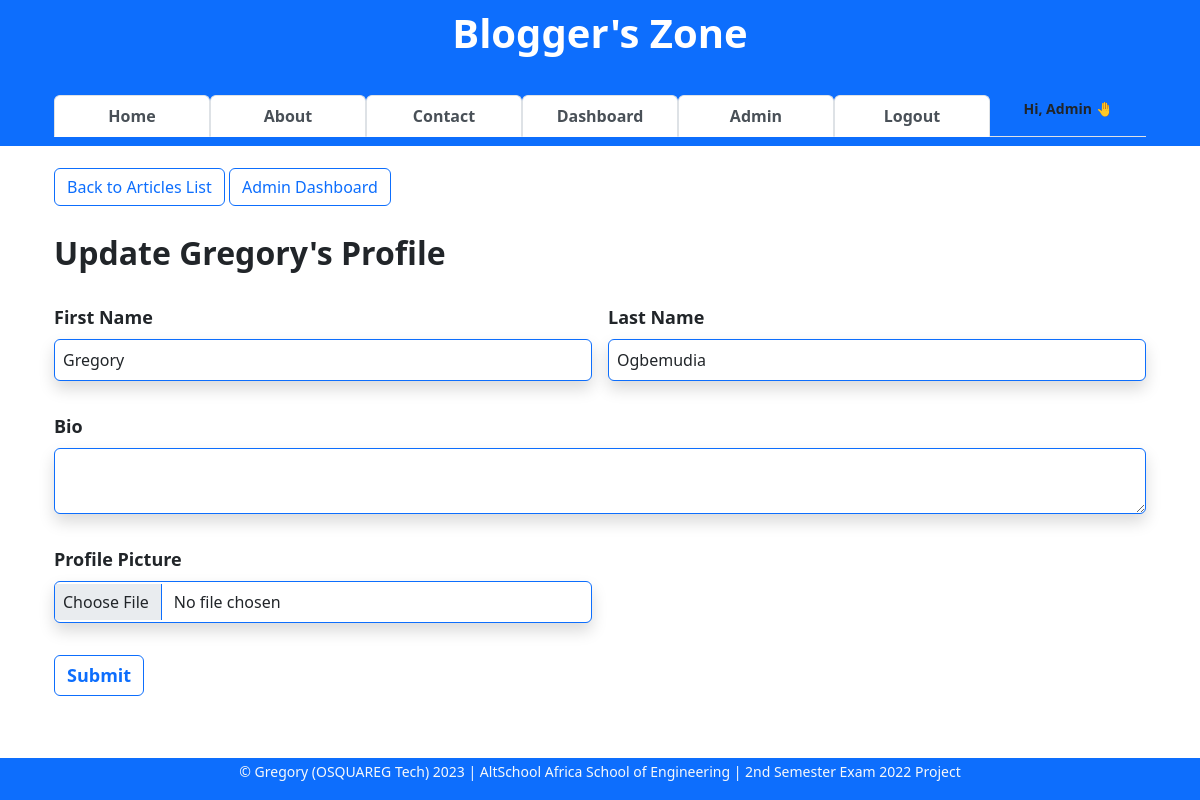
/admin-user/update/2 (signed in), run on the app's committed database.
### app/models.py (models this page shows, shortened)
class User(db.Model, UserMixin):
    __tablename__ = "users"
    id = db.Column(db.Integer, primary_key=True)
    firstname = db.Column(db.String(255), nullable=False)
    lastname = db.Column(db.String(255), nullable=False)
    username = db.Column(db.String(25), nullable=False, unique=True)
    email = db.Column(db.Text(150), nullable=False, unique=True)
    password_hash = db.Column(db.Text(255), nullable=False, unique=True)
    bio = db.Column(db.Text(), nullable=True)
    date_joined = db.Column(db.DateTime, default=datetime.utcnow)
    is_active = db.Column(db.Boolean, default=True)
    is_admin = db.Column(db.Boolean, default=False)
    profile_pic = db.Column(db.String(), nullable=True)
    last_updated_by = db.Column(db.String)
    last_updated_on = db.Column(db.DateTime, onupdate=datetime.utcnow)
    articles = db.relationship("Article", backref="author")
    comments = db.relationship("Comment", backref="commenter")
    article_likes = db.relationship("ArticleLike", backref="art_liker")
    comment_likes = db.relationship("CommentLike", backref="com_liker")

### app/admin/admin_users.py (the view, shortened to what this page needs)
@blueprint.route("/update/<int:id>", methods=["GET", "POST"])
@login_required
def update(id):
    form = UserForm()
    user = User.query.get_or_404(id)
    if current_user.is_admin:
        form.firstname.data = user.firstname
        form.lastname.data = user.lastname
        form.bio.data = user.bio
    else:
        flash(f"You are not authorized to update this user profile!")
        return redirect(url_for("user.dashboard", id=user.id))
    context = {
        "form": form,
        "user": user,
    }
    return render_template("admin-update-user.html", **context)

### app/main.py (called while the page is built)
@login_man.user_loader
def user_loader(id):
    return User.query.get(int(id))

### app/admin/templates/admin-update-user.html (shortened to what this page needs)
{% extends 'base.html' %}
{% block content %}
<div class="container">
    <div>
        <a href="/#all-articles-list" class="btn btn-outline-primary mb-1 border border-primary">Back to Articles
            List</a>
        <a href="{{ url_for('admin.admin', un=current_user.username) }}" class="btn btn-outline-primary mb-1 border border-primary">Admin
            Dashboard</a>
    </div>
    <br>
    <div class="form-group">
        <div class="form-group">
            <h2 style="font-weight:bold">Update {{ user.firstname }}'s Profile</h2>
        </div>
        <br>
        <form class="row g-3" action="{{ url_for('admin-users.update', id=user.id) }}" method="POST"
            enctype="multipart/form-data">
            <div class="col-md-6">
                {{ form.firstname.label(class="form-label", style="font-weight:bold; font-size:18px") }}
                {{ form.firstname(class="form-control shadow p-2 mb-3 bg-body rounded border border-primary") }}
            </div>
            <div class="col-md-6">
                {{ form.lastname.label(class="form-label", style="font-weight:bold; font-size:18px") }}
                {{ form.lastname(class="form-control shadow p-2 mb-3 bg-body rounded border border-primary") }}
            </div>
            <div class="row-cols-auto">
                {{ form.bio.label(class="form-label", style="font-weight:bold; font-size:18px") }}
                {{ form.bio(class="form-control shadow p-2 mb-3 bg-body rounded border border-primary") }}
            </div>
            <div class="col-md-6">
                {{ form.profile_pic.label(class="form-label", style="font-weight:bold; font-size:18px") }}
                {{ form.profile_pic(class="form-control shadow p-2 mb-3 bg-body rounded border border-primary", value=user.profile_pic) }}
            </div>
            <div class="row-cols-7">
                {{ form.submit(class="btn btn btn-outline-primary border border-primary", style="font-weight:bold; font-size:18px") }}
            </div>
        </form>
    </div>
</div>
{% endblock content %}

### app/templates/base.html (shortened to what this page needs)
<!DOCTYPE html>
<html lang="en">
<head>
    <link rel="stylesheet" href="{{url_for('static',filename='css/tab-style.css')}}" type="text/css">
    <link rel="stylesheet" href="{{url_for('static', filename='css/ckeditor-styles.css')}}" type="text/css">
    <link href="https://cdn.jsdelivr.net/npm/bootstrap@5.2.2/dist/css/bootstrap.min.css" rel="stylesheet">
</head>
<body onload="openPage('Published', this, 'rgb(0, 89, 250)', 'white')">
    <nav class="navbar navbar-light fixed-top text-lg-center bg-primary border border-primary" >
        <div class="container container-sm">
            <div class="container">
                <a class="navbar-brand" href="{{url_for('general.index')}}">
                    <h1 class="text-white"><b>Blogger's Zone</b></h1>
                </a>
            </div>
            <div class="container">
                <ul class="nav navbar-dark nav-tabs nav-justified">
                    <li class="nav-item">
                        <a class="nav-link active" href="{{url_for('general.index')}}"><b>Home</b></a>
                    </li>
                    <li class="nav-item">
                        <a class="nav-link active" href="{{ url_for('general.about') }}"><b>About</b></a>
                    </li>
                    <li class="nav-item">
                        <a class="nav-link active" href="{{ url_for('general.message') }}"><b>Contact</b></a>
                    </li>
                    {% if current_user.is_authenticated %}
                    <li class="nav-item">
                        <a class="nav-link active" href="{{url_for('user.dashboard')}}"><b>Dashboard</b></a>
                    </li>
                    {% if current_user.is_admin %}
                    <li class="nav-item">
                        <a class="nav-link active" href="{{url_for('admin.admin', un=current_user.username)}}"><b>Admin</b></a>
                    </li>
                    {% endif %}
                    <li class="nav-item">
                        <a class="nav-link active" href="{{ url_for('auth.logout') }}"><b>Logout</b></a>
                    </li>
                    <li class="nav-item">
                        <small class="align-bottom"><b class="text-end">Hi, {{current_user.firstname}} 🤚</b></small>
                    </li>
                    {% endif %}
                </ul>
            </div>
        </div>
    </nav>
    <main>
        <div><br><br><br><br><br><br><br></div>
        <div class="container">
            {% block content %}
            {% endblock content %}
        </div>
        <div><br><br><br></div>
    </main>
    <div class="text-md-center text-muted bg-primary border border-primary fixed-bottom">
        <footer>
            <p class="text-light">
                <small>
                    &copy Gregory (OSQUAREG Tech)
                    <script>document.write(new Date().getFullYear())</script> | AltSchool Africa School of Engineering | 2nd Semester Exam 2022 Project
                </small>
            </p>
        </footer>
    </div>
</body>
</html>

### app/static/css/tab-style.css (style rules this page uses)
a { text-decoration: none; }

### app/static/css/ckeditor-styles.css (style rules this page uses)
:root { --ck-color-image-caption-background: hsl(0, 0%, 97%); --ck-color-image-caption-text: hsl(0, 0%, 20%); --ck-color-mention-background: hsla(341, 100%, 30%, 0.1); --ck-color-mention-text: hsl(341, 100%, 30%); --ck-color-table-caption-background: hsl(0, 0%, 97%); --ck-color-table-caption-text: hsl(0, 0%, 20%); --ck-highlight-marker-blue: hsl(201, 97%, 72%); --ck-highlight-marker-green: hsl(120, 93%, 68%); --ck-highlight-marker-pink: hsl(345, 96%, 73%); --ck-highlight-marker-yellow: hsl(60, 97%, 73%); --ck-highlight-pen-green: hsl(112, 100%, 27%); --ck-highlight-pen-red: hsl(0, 85%, 49%); --ck-image-style-spacing: 1.5em; --ck-inline-image-style-spacing: calc(var(--ck-image-style-spacing) / 2); --ck-todo-list-checkmark-size: 16px; }

### data on the page
User: firstname "Admin"
User: firstname "Gregory", lastname "Ogbemudia"
